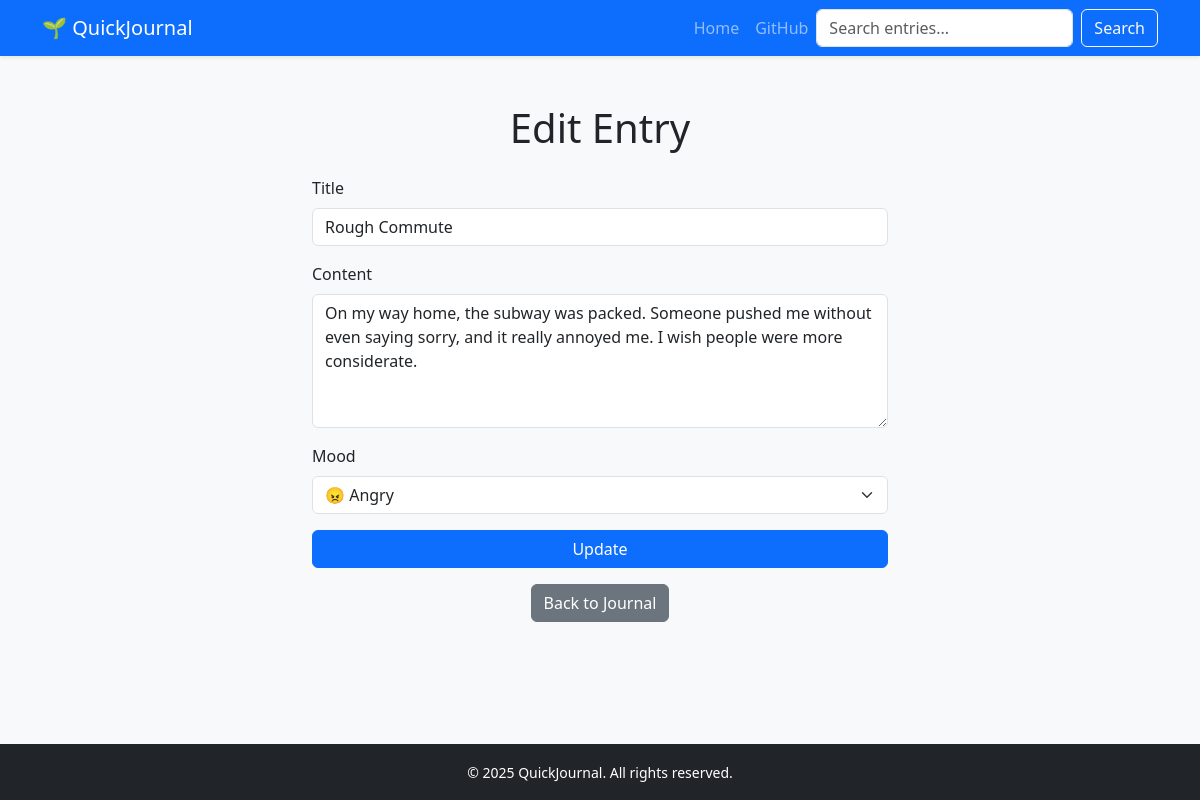
The app's page /edit/7 with its own data.
### models.py (models this page shows, shortened)
class JournalEntry(db.Model):
    id = db.Column(db.Integer, primary_key=True)
    title = db.Column(db.String(200), nullable=False)
    mood = db.Column(db.String(100))
    content = db.Column(db.Text, nullable=False)
    date_created = db.Column(db.DateTime, default=func.now())
    user_id = db.Column(
        db.Integer, db.ForeignKey("user.id"), nullable=True
    )  # will be added later

### app.py (the view)
@app.route("/edit/<int:id>", methods=["GET", "POST"])
def edit(id):
    entry = JournalEntry.query.get_or_404(id)
    if request.method == "POST":
        entry.title = request.form["title"]
        entry.content = request.form["content"]
        entry.mood = request.form.get("mood")
        try:
            db.session.commit()
            return redirect("/")
        except Exception as e:
            print(f"Error updating: {e}")
            return "There was a problem updating that entry."
    else:
        return render_template("edit.html", entry=entry, mood_icons=mood_icons)

### templates/edit.html (shortened to what this page needs)
{% extends "base.html" %}
{% block content %}
<div class="container mt-5" style="max-width: 600px;">
    <h1 class="text-center mb-4">Edit Entry</h1>
    <form method="POST">
        <div class="mb-3">
            <label for="title" class="form-label">Title</label>
            <input type="text" name="title" id="title" class="form-control" value="{{ entry.title }}" required>
        </div>
        <div class="mb-3">
            <label for="content" class="form-label">Content</label>
            <textarea name="content" id="content" class="form-control" rows="5" required>{{ entry.content }}</textarea>
        </div>
        <div class="mb-3">
            <label for="mood" class="form-label">Mood</label>
            <select name="mood" id="mood" class="form-select">
                {% for mood_key, mood_value in mood_icons.items() %}
                    <option value="{{ mood_key }}" {% if entry.mood == mood_key %}selected{% endif %}>
                        {{ mood_value }}
                    </option>
                {% endfor %}
            </select>
        </div>
        <button type="submit" class="btn btn-primary w-100">Update</button>
    </form>
    <div class="text-center mt-3">
        <a href="/" class="btn btn-secondary">Back to Journal</a>
    </div>
</div>
{% endblock %}

### records on screen
JournalEntry: title "Rough Commute", content "On my way home, the subway was packed. Someone pushed me without even saying sorry, and it really annoyed me. I wish people were more considerate.", mood "😠 Angry"
